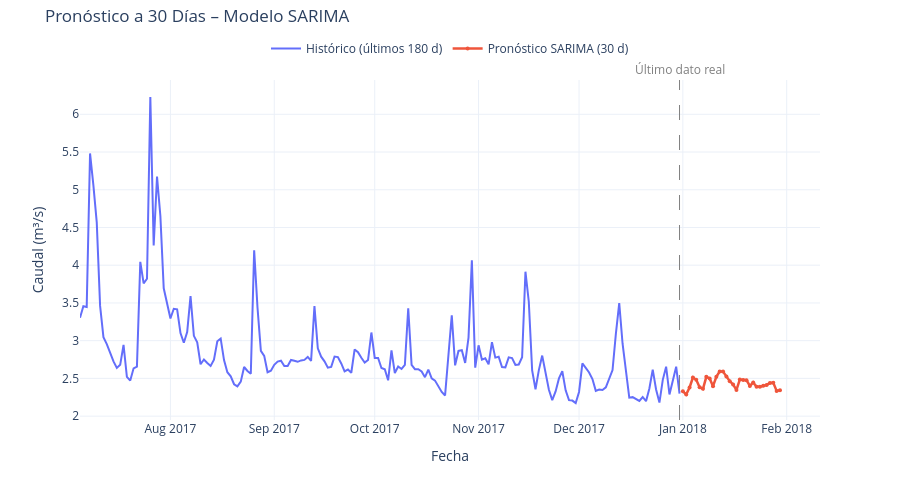

Here is the notebook cell this chart was saved with:
### Markdown cell above
## 9. Pronóstico a Futuro con el Mejor Modelo

Seleccionamos el modelo con **menor RMSE** y generamos un pronóstico de **30 días** más allá del último dato disponible en la serie.  
Este pronóstico tiene valor práctico para la gestión hídrica de la estación **Pueblo Nuevo**.

### Code cell
HORIZONTE_FUTURO = 30

# Identificar mejor modelo
mejor = metricas["RMSE (m³/s)"].idxmin()
print(f"🏆 Mejor modelo seleccionado: {mejor}\n")

# Reentrenar con TODA la serie y pronosticar 30 días
df_full = pd.read_csv("../Week_2/caudal_limpio_diario.csv", parse_dates=["Fecha"], index_col="Fecha")
df_full = df_full.asfreq("D")
serie_full = df_full["Caudal"]

if mejor == "SARIMA":
    modelo_final = SARIMAX(serie_full, order=(1,1,1), seasonal_order=(1,1,1,30),
                           enforce_stationarity=False, enforce_invertibility=False)
    ajuste_final = modelo_final.fit(disp=False)
    futuro_pred = ajuste_final.forecast(steps=HORIZONTE_FUTURO)
    
elif mejor == "Holt-Winters":
    modelo_final = ExponentialSmoothing(
        serie_full, trend="add", seasonal="add", seasonal_periods=30
    )
    ajuste_final = modelo_final.fit(optimized=True)
    futuro_pred = ajuste_final.forecast(steps=HORIZONTE_FUTURO)
    
else:  # Prophet
    df_pr_full = serie_full.reset_index().rename(columns={"Fecha": "ds", "Caudal": "y"})
    modelo_final = Prophet(yearly_seasonality=True, weekly_seasonality=False,
                           daily_seasonality=False, changepoint_prior_scale=0.05,
                           seasonality_mode="additive")
    modelo_final.fit(df_pr_full)
    futuro_df = modelo_final.make_future_dataframe(periods=HORIZONTE_FUTURO, freq="D")
    futuro_all = modelo_final.predict(futuro_df)
    futuro_pred = futuro_all.set_index("ds")["yhat"].iloc[-HORIZONTE_FUTURO:]

# Fechas futuras
fechas_futuro = pd.date_range(start=serie_full.index[-1] + pd.Timedelta(days=1),
                              periods=HORIZONTE_FUTURO, freq="D")
futuro_pred.index = fechas_futuro

print(f"📅 Pronóstico del {fechas_futuro[0].date()} al {fechas_futuro[-1].date()}")
print(f"   Caudal medio pronosticado: {futuro_pred.mean():.2f} m³/s")
print(f"   Rango: [{futuro_pred.min():.2f}, {futuro_pred.max():.2f}] m³/s")

# Visualización
fig_fut = go.Figure()
fig_fut.add_trace(go.Scatter(
    x=serie_full.index[-180:], y=serie_full.iloc[-180:],
    mode="lines", name="Histórico (últimos 180 d)",
    line=dict(color="#636EFA"),
))
fig_fut.add_trace(go.Scatter(
    x=fechas_futuro, y=futuro_pred,
    mode="lines+markers", name=f"Pronóstico {mejor} (30 d)",
    line=dict(color="#EF553B", width=2.5),
    marker=dict(size=4),
))
fig_fut.add_shape(
    type="line",
    x0=serie_full.index[-1], x1=serie_full.index[-1],
    y0=0, y1=1, yref="paper",
    line=dict(color="gray", dash="longdash", width=1),
)
fig_fut.add_annotation(
    x=serie_full.index[-1], y=1, yref="paper",
    text="Último dato real", showarrow=False,
    yanchor="bottom", font=dict(color="gray"),
)

fig_fut.update_layout(
    title=dict(text=f"Pronóstico a 30 Días – Modelo {mejor}", y=0.98),
    xaxis_title="Fecha", yaxis_title="Caudal (m³/s)",
    template="plotly_white", height=500,
    margin=dict(t=80),
    legend=dict(orientation="h", yanchor="bottom", y=1.05, xanchor="center", x=0.5),
)
fig_fut.show()

### Figure 1 — Plotly figure (JSON) as saved in the notebook; plotly's stock layout.template omitted (floating-point values rounded to 4 significant figures; data arrays with more than 128 entries replaced by an {"elided": "..."} marker saying what was removed)
{"data": [{"line": {"color": "#636EFA"}, "mode": "lines", "name": "Histórico (últimos 180 d)", "type": "scatter", "x": {"elided": "180 str values"}, "y": {"elided": "180 float values"}}, {"line": {"color": "#EF553B", "width": 2.5}, "marker": {"size": 4}, "mode": "lines+markers", "name": "Pronóstico SARIMA (30 d)", "type": "scatter", "x": ["2018-01-01T00:00:00.000000000", "2018-01-02T00:00:00.000000000", "2018-01-03T00:00:00.000000000", "2018-01-04T00:00:00.000000000", "2018-01-05T00:00:00.000000000", "2018-01-06T00:00:00.000000000", "2018-01-07T00:00:00.000000000", "2018-01-08T00:00:00.000000000", "2018-01-09T00:00:00.000000000", "2018-01-10T00:00:00.000000000", "2018-01-11T00:00:00.000000000", "2018-01-12T00:00:00.000000000", "2018-01-13T00:00:00.000000000", "2018-01-14T00:00:00.000000000", "2018-01-15T00:00:00.000000000", "2018-01-16T00:00:00.000000000", "2018-01-17T00:00:00.000000000", "2018-01-18T00:00:00.000000000", "2018-01-19T00:00:00.000000000", "2018-01-20T00:00:00.000000000", "2018-01-21T00:00:00.000000000", "2018-01-22T00:00:00.000000000", "2018-01-23T00:00:00.000000000", "2018-01-24T00:00:00.000000000", "2018-01-25T00:00:00.000000000", "2018-01-26T00:00:00.000000000", "2018-01-27T00:00:00.000000000", "2018-01-28T00:00:00.000000000", "2018-01-29T00:00:00.000000000", "2018-01-30T00:00:00.000000000"], "y": [2.329, 2.288, 2.38, 2.512, 2.482, 2.383, 2.361, 2.521, 2.499, 2.398, 2.521, 2.593, 2.59, 2.527, 2.463, 2.419, 2.347, 2.485, 2.478, 2.476, 2.4, 2.446, 2.39, 2.389, 2.401, 2.413, 2.438, 2.441, 2.334, 2.342]}], "layout": {"annotations": [{"font": {"color": "gray"}, "showarrow": false, "text": "Último dato real", "x": "2017-12-31T00:00:00", "y": 1, "yanchor": "bottom", "yref": "paper"}], "height": 500, "legend": {"orientation": "h", "x": 0.5, "xanchor": "center", "y": 1.05, "yanchor": "bottom"}, "margin": {"t": 80}, "shapes": [{"line": {"color": "gray", "dash": "longdash", "width": 1}, "type": "line", "x0": "2017-12-31T00:00:00", "x1": "2017-12-31T00:00:00", "y0": 0, "y1": 1, "yref": "paper"}], "title": {"text": "Pronóstico a 30 Días – Modelo SARIMA", "y": 0.98}, "xaxis": {"title": {"text": "Fecha"}}, "yaxis": {"title": {"text": "Caudal (m³/s)"}}}}
